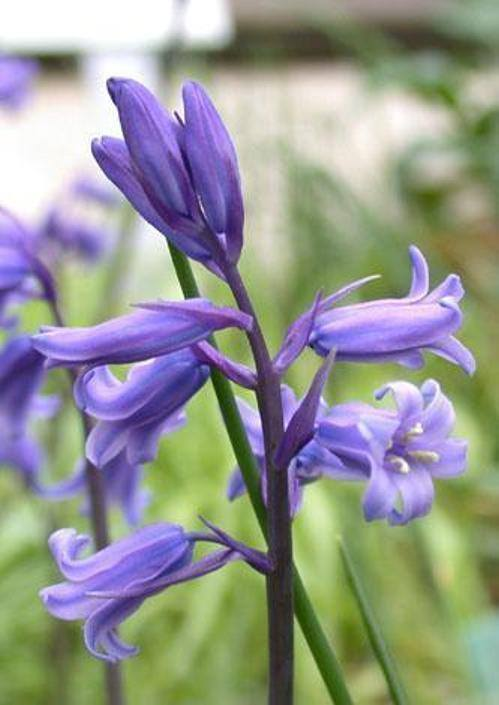
#> input picture images/iris.jpg, 499 x 705 px, found by its file name
$ python run_demo.py
#> lines starting #> are read from the running program, lines starting #| are printed output that depends on the picture
#> further down, origin_img is the input picture: shape (705, 499, 3); mean B, G, R 144.3, 151.5, 148.5
### Nam/pixelate.py
import cv2

def my_pixelate(image_path, pixelX = 32, pixelY=32):
#> called with pixelX = 32, pixelY = 32
    input = cv2.imread(image_path)

    # Get input size
    height, width = input.shape[:2]
#> height = 705; width = 499

    # Desired "pixelated" size
    w, h = (pixelX, pixelY)

    # Resize input to "pixelated" size
    temp = cv2.resize(input, (w, h), interpolation=cv2.INTER_LINEAR)
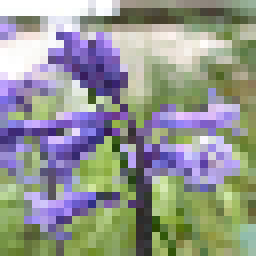
#> temp: shape (32, 32, 3) (shown 8 times larger); mean B, G, R 144.1, 150.6, 147.5

    # Initialize output image
    output = cv2.resize(temp, (width, height), interpolation=cv2.INTER_NEAREST)
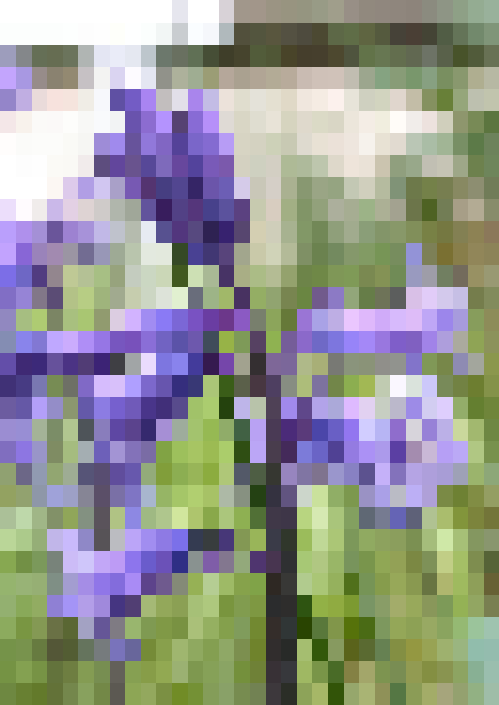
#> output: shape (705, 499, 3); mean B, G, R 144.2, 150.6, 147.6

    return output

### run_demo.py
from Nam.pixelate import *
import matplotlib.pyplot as plt

import cv2
if __name__ == '__main__':
    image_path = '/home/nguyennam/PycharmProjects/XLA_project/images/iris.jpg'
    origin_img = cv2.imread(image_path)
    canny = my_pixelate(image_path)

    cv2.imshow('origin_image', origin_img)
    cv2.imshow('canny_filter', canny)
    cv2.waitKey()
    cv2.destroyAllWindows()

$ run again, with images/denali-talkeetna-560w.jpg copied over images/iris.jpg
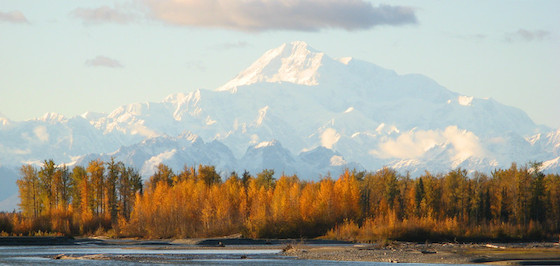
#> input picture images/denali-talkeetna-560w.jpg, 560 x 266 px, found by its file name
#> origin_img is the input picture: shape (266, 560, 3); mean B, G, R 155.2, 167.3, 168.9
#> in my_pixelate, `temp = cv2.resize(input, (w, h), interpolation=cv2.INTER_LINEAR)`:
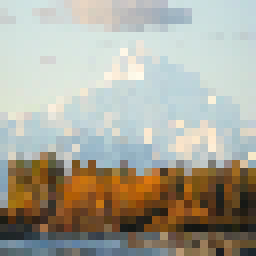
#> temp: shape (32, 32, 3) (shown 8 times larger); mean B, G, R 155, 167.4, 169.1
#> in my_pixelate, `output = cv2.resize(temp, (width, height), interpolation=cv2.INTER_NEA..`:
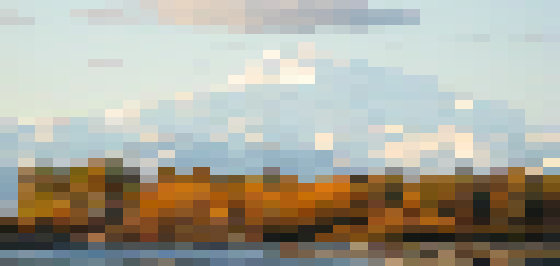
#> output: shape (266, 560, 3); mean B, G, R 155.1, 167.6, 169.3
